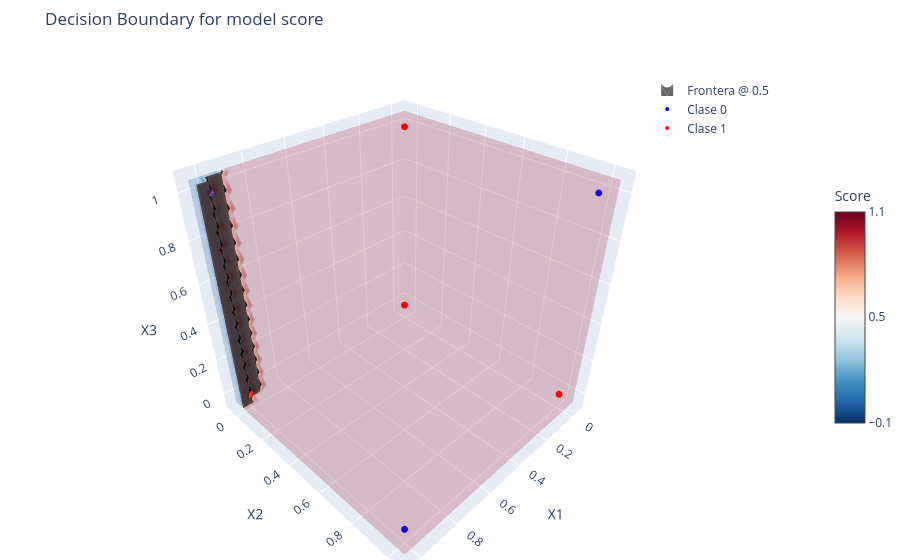

Notebook code for this chart:
### Markdown cell above
Incluso en este escenario donde se entrenaron los pesos, el modelo no dio mejores resultados, vamos a visualizar la nueva frontera de decisión

### Code cell
plot_decision_region_3d(X, y,
                        pred_fun=lambda x : model.predict(x[np.newaxis, :]),
                        vmin=-0.1, vmax=1.1,
                        title='Decision Boundary for model score',)

### Figure 1 — Plotly figure (JSON) as saved in the notebook; plotly's stock layout.template omitted (floating-point values rounded to 4 significant figures; data arrays with more than 128 entries replaced by an {"elided": "..."} marker saying what was removed)
{"data": [{"cmax": 1.1, "cmin": -0.1, "colorbar": {"len": 0.5, "tickvals": [-0.1, 0.5, 1.1], "title": {"text": "Score"}}, "colorscale": [[0, "rgb(5,48,97)"], [0.1, "rgb(33,102,172)"], [0.2, "rgb(67,147,195)"], [0.3, "rgb(146,197,222)"], [0.4, "rgb(209,229,240)"], [0.5, "rgb(247,247,247)"], [0.6, "rgb(253,219,199)"], [0.7, "rgb(244,165,130)"], [0.8, "rgb(214,96,77)"], [0.9, "rgb(178,24,43)"], [1, "rgb(103,0,31)"]], "name": "Score Volume", "opacity": 0.12, "showscale": true, "surface": {"count": 15}, "type": "volume", "value": {"elided": "27000 int values"}, "x": {"elided": "27000 float values"}, "y": {"elided": "27000 float values"}, "z": {"elided": "27000 float values"}}, {"caps": {"x": {"show": false}, "y": {"show": false}, "z": {"show": false}}, "colorscale": [[0, "black"], [1, "black"]], "isomax": 0.5, "isomin": 0.5, "name": "Frontera @ 0.5", "opacity": 0.6, "showlegend": true, "showscale": false, "surface": {"count": 1}, "type": "isosurface", "value": {"elided": "27000 int values"}, "x": {"elided": "27000 float values"}, "y": {"elided": "27000 float values"}, "z": {"elided": "27000 float values"}}, {"marker": {"color": "blue", "size": 4}, "mode": "markers", "name": "Clase 0", "type": "scatter3d", "x": [0, 0, 1, 1], "y": [0, 1, 1, 0], "z": [0, 1, 0, 1]}, {"marker": {"color": "red", "size": 4}, "mode": "markers", "name": "Clase 1", "type": "scatter3d", "x": [0, 1, 0, 1], "y": [0, 1, 1, 0], "z": [1, 1, 0, 0]}], "layout": {"legend": {"x": 0.8, "y": 0.95}, "margin": {"b": 0, "l": 0, "r": 0, "t": 50}, "scene": {"xaxis": {"title": {"text": "X1"}}, "yaxis": {"title": {"text": "X2"}}, "zaxis": {"title": {"text": "X3"}}}, "title": {"text": "Decision Boundary for model score"}}}
